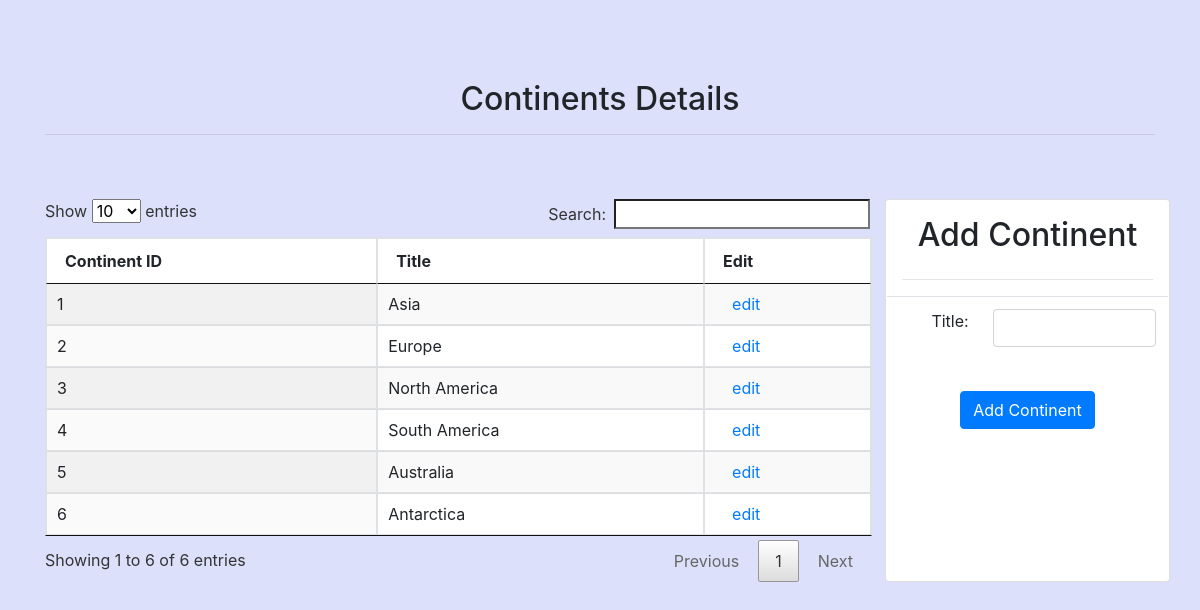
/continent/, run on the app's committed database.
### main/models.py (models this page shows, shortened)
class Continent(models.Model):
    title = models.CharField(max_length=255, unique=True)

### main/views.py (the view, shortened to what this page needs)
# urls.py: path('continent/', continent, name='continent'),
def continent(request):
    form = ContinentForm()
    records = Continent.objects.all()
    return render(request, 'main/continent.html', {
        'form': form,
        'title': 'Add Continent',
        'records': records
    })

### main/forms.py
class ContinentForm(forms.ModelForm):
    class Meta:
        model = Continent
        fields = [
            'title',
        ]

### templates/main/continent.html (shortened to what this page needs)
{% extends 'base.html' %} {% load widget_tweaks %} {% block title %}{{title}}{% endblock %} {% block content %}
<center><h2>Continents Details</h2></center><hr><br>
{% if messages %}
	{% include '../includes/messages.html' %}
{% else %}
	<br>
{% endif %}
<div class="row">
	<div class="col-md-9 col-sm-12 table-responsive">
		<table id="mytable" class="mytable table table-bordered table-striped display" style="background-color: #FFFFFF;">
			<thead>
	            <th>Continent ID</th>
	            <th>Title</th>
	            <th>Edit</th>
	        </thead>
	        <tbody>
	            {% for instance in records %}
	            <tr class='clickable-row'>
	                <td>{{instance.id}}</td>
	                <td>{{instance.title}}</td>
		            <td>
		                <a href="{% url 'main:update-continent'  id=instance.id %}">
		                    <i class="fa fa-edit"></i>
		                    edit
		                </a>
		            </td>
	    		</tr>
	        	{% endfor %}
	    	</tbody>
		</table>
	</div>
	<div class="card col-md-3 p-3 text-center">
		<h2>{{title}}</h2><hr>
		<form id="form" method="post" action="">
            <table class="table">
            	{% for field in form.visible_fields %}
					<tr class="row form-group">
						<td class="col-md-4 text-right">{{ field.label_tag }}</td>
						<td class="col-md-8">{% render_field field class+="form-control" %}</td>
					</tr>
				{% endfor %}
			</table>
            <input type="submit" value="{{title}}" class="btn btn-primary pull-right"/>
        </form>
	</div>
</div>
{% endblock %}

### data on the page
Continent: id "1", title "Asia"
Continent: id "2", title "Europe"
Continent: id "3", title "North America"
Continent: id "4", title "South America"
Continent: id "5", title "Australia"
Continent: id "6", title "Antarctica"

### other printed values
{{ title }} "Add Continent"
{{ field.label_tag }} "Title:"
